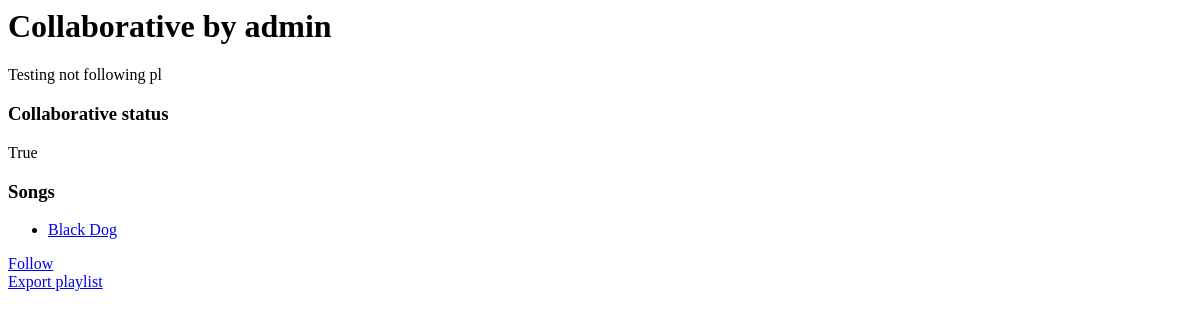
The page /playlistmanager/26/playlist (signed in) on the database as committed earlier.
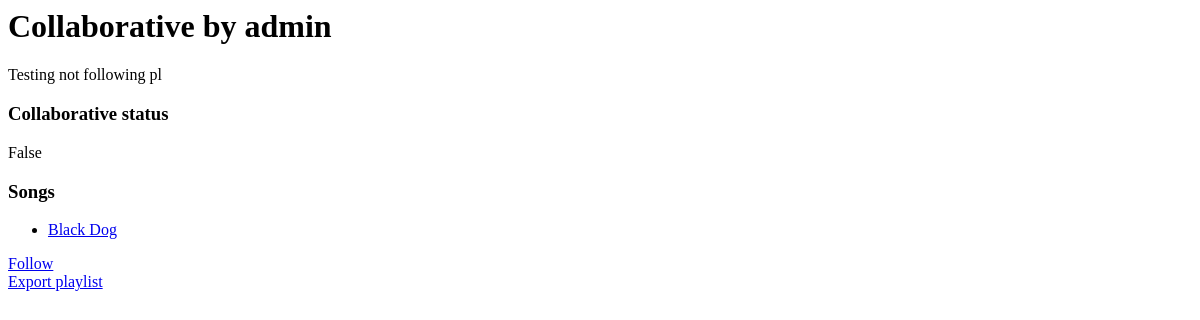
The same page on the database as committed later.
### playlist_manager/models.py (models this page shows, shortened)
class Playlist(models.Model):
    playlist_name = models.CharField(max_length = 200, help_text="Enter a playlist name")
    playlist_description = models.CharField(max_length = 1000, help_text="Enter a discription for your playlist", default = '')
    owner = models.ManyToManyField(User)
    collaborative_status = models.BooleanField(default = False)
    shared_status = models.BooleanField(default = False)
    songs = models.ManyToManyField(Song)

### playlist_manager/views.py (the view)
# urls.py: path('<int:playlist_id>/playlist', login_required(PlaylistDetail.as_view()), name='playlist_detail'),
class PlaylistDetail(View):
    def get(self, request, playlist_id):
        current_user = request.user
        playlist = get_object_or_404(Playlist, pk=playlist_id)
        songs = playlist.songs.order_by('song_name')
        if ((current_user not in playlist.owner.all()) & (playlist.shared_status)):
            return render(request, 'playlist_manager/shared_playlist_detail.html', {'playlist': playlist, 'songs': songs})
        return render(request, 'playlist_manager/playlist_detail.html', {'playlist': playlist, 'songs': songs})

### playlist_manager/templates/playlist_manager/playlist_detail.html (shortened to what this page needs)
<h1>{{ playlist.playlist_name }}</h1>
<p>{{ playlist.playlist_description}}</p>
<h3>Collaborative status</h3>
<p>{{ playlist.collaborative_status}}</p>
<h3>Songs</h3>
{% if songs.exists != 0 %}
<ul>
  {% for song in songs %}
      <li><a = href="{% url 'song_detail' song.id %}">{{ song.song_name }}</li>
  {% endfor %}
</ul>
{% else %}
<p>No songs, you should add some </p>
{% endif %}
<a = href="{% url 'follow' playlist.id %}">Follow</a>
<a = href="{% url 'export' playlist.id %}">Export playlist</a>

Rows that differ between the two databases and show on the page:
changed Playlist "Collaborative by admin": collaborative_status "True" → "False"
